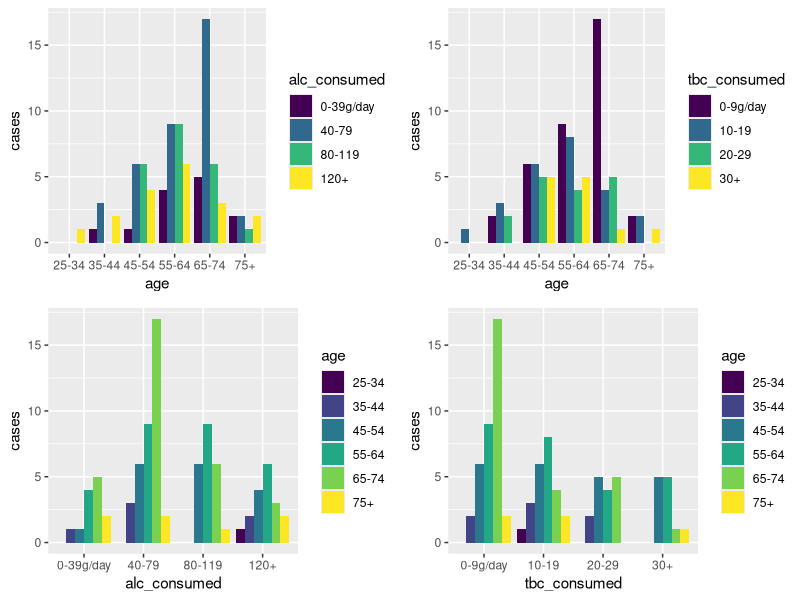
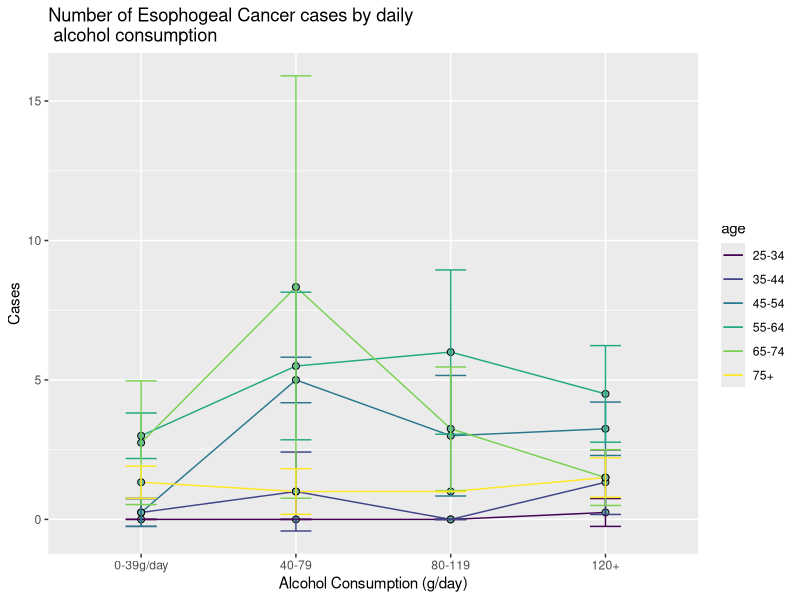
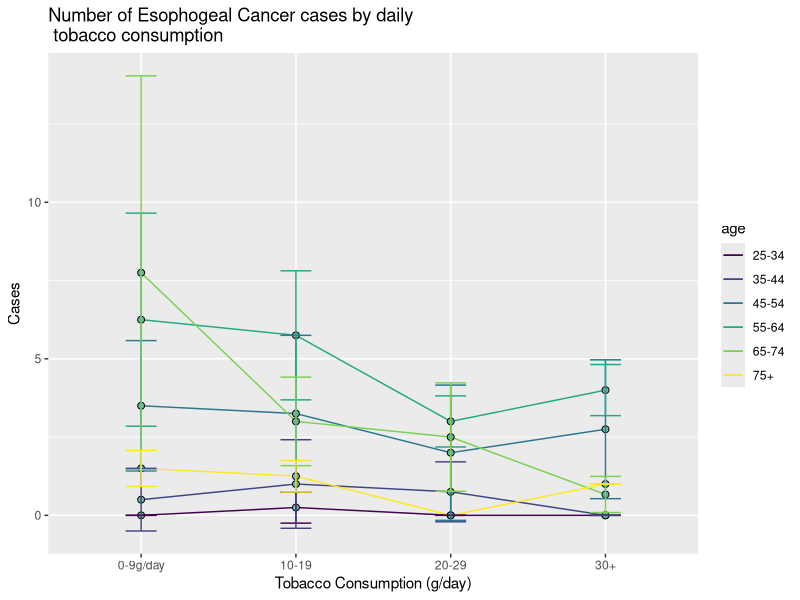

The R source for these figures, in order:
## ---- chunk 1
library(tidyverse)
library(gridExtra)
## ---- chunk 2
df_esoph <- esoph

#rename columns, get rid of number of controls

df_esoph <- df_esoph %>%
  select(!ncontrols) %>%
  rename(
    age = agegp,
    alc_consumed = alcgp,
    tbc_consumed = tobgp,
    cases = ncases
  )

#generate bar graphs

age_alc_bar <- ggplot(df_esoph, aes(fill = alc_consumed, y=cases, x=age)) + 
  geom_bar(position="dodge", stat="identity")

age_tbc_bar <- ggplot(df_esoph, aes(fill = tbc_consumed, y=cases, x=age)) +
  geom_bar(position="dodge", stat="identity")

alc_age_bar <-ggplot(df_esoph, aes(fill = age, y=cases, x=alc_consumed)) + 
  geom_bar(position="dodge", stat="identity")

tbc_age_bar <-ggplot(df_esoph, aes(fill = age, y=cases, x=tbc_consumed)) +
  geom_bar(position="dodge", stat="identity")

#generate combined graphs

combined_graphs <- grid.arrange(age_alc_bar, age_tbc_bar, alc_age_bar, tbc_age_bar, nrow = 2, ncol = 2)
## ---- chunk 3
alc_line_plot <- df_esoph %>%
  group_by(age, alc_consumed) %>%
  summarise(avg_cases = mean(cases), sd_cases = sd(cases)) %>%
  ggplot(aes(x=alc_consumed, y=avg_cases, group=age, color=age)) +
  geom_line() +
  geom_point(shape=21, color="black", fill="#69b3a2", size=2) +
  geom_errorbar(aes(ymin=avg_cases-sd_cases, ymax=avg_cases+sd_cases, width=.2)) +
  ggtitle("Number of Esophogeal Cancer cases by daily \n alcohol consumption") +
  xlab("Alcohol Consumption (g/day)") + ylab("Cases")

tbc_line_plot <- df_esoph %>%
  group_by(age, tbc_consumed) %>%
  summarise(avg_cases = mean(cases), sd_cases = sd(cases)) %>%
  ggplot(aes(x=tbc_consumed, y=avg_cases, group=age, color=age)) +
  geom_line() +
  geom_point(shape=21, color="black", fill="#69b3a2", size=2) +
  geom_errorbar(aes(ymin=avg_cases-sd_cases, ymax=avg_cases+sd_cases, width=.2)) +
  ggtitle("Number of Esophogeal Cancer cases by daily \n tobacco consumption") +
  xlab("Tobacco Consumption (g/day)") + ylab("Cases")

alc_line_plot
tbc_line_plot
